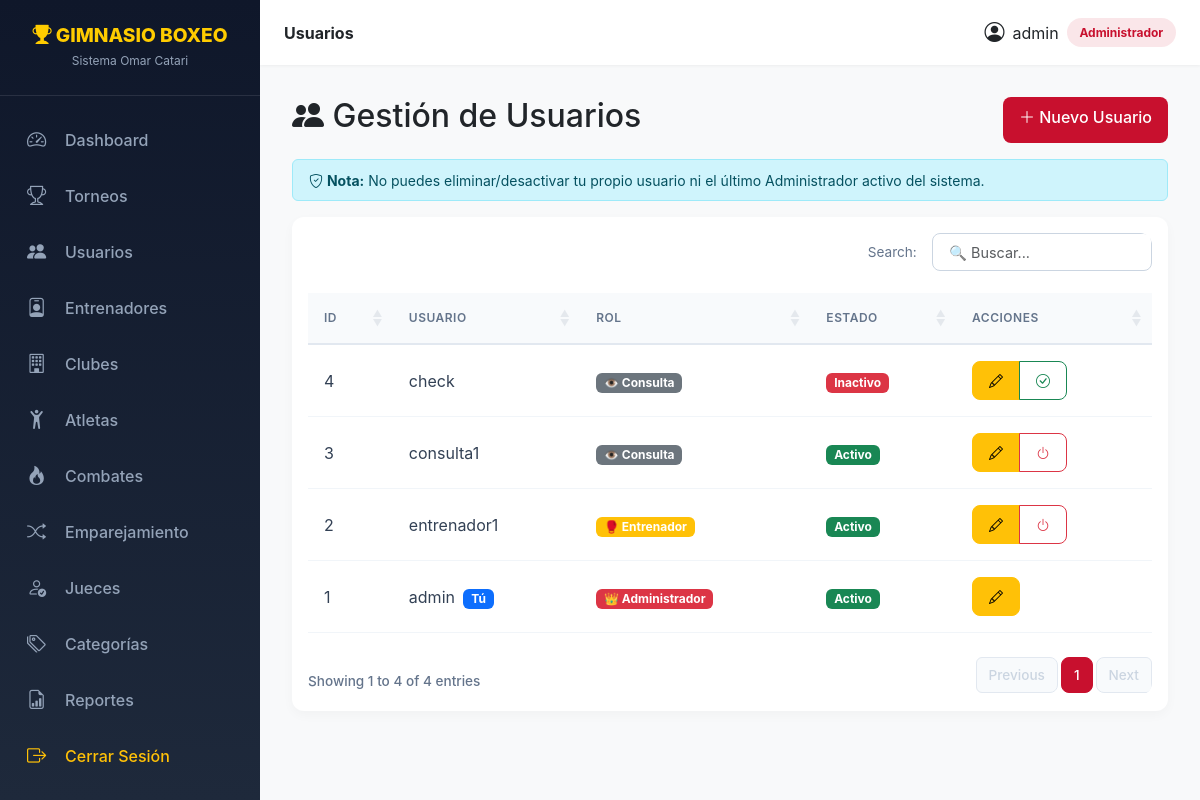
Screenshot of /index.php?c=usuarios&a=index (signed in) with the database file from the repository.
### tables this page shows
CREATE TABLE `usuarios` (
  `id_usuario` int NOT NULL,
  `username` varchar(50) NOT NULL,
  `password` varchar(255) NOT NULL,
  `rol` enum('Administrador','Entrenador','Consulta') NOT NULL,
  `activo` tinyint(1) DEFAULT '1',
  `created_at` timestamp NULL DEFAULT CURRENT_TIMESTAMP
);

### core/Controller.php (called while the page is built, shortened)
<?php
abstract class Controller {
    protected function view(string $vista, array $datos = [], string $layout = 'main'): void {
        extract($datos);
        $contenidoVista = __DIR__ . '/../views/' . $vista . '.php';
        include $contenidoVista;
    }
}

### controllers/UsuariosController.php (called while the page is built, shortened)
<?php
class UsuariosController extends Controller {
    public function index(): void {
        try {
            $usuarios = (new Usuario())->todos();
            $this->view('usuarios/index', compact('usuarios'));
        } catch (Exception $e) {
            error_log("[UsuariosController::index] " . $e->getMessage());
            $_SESSION['error'] = "Error al cargar la lista de usuarios";
            $this->redirect('index.php?c=dashboard&a=index');
        }
    }
}

### index.php (called while the page is built, shortened)
<?php
spl_autoload_register(function ($class) {
    $directorios = [
        'models' => __DIR__ . '/models/',
        'controllers' => __DIR__ . '/controllers/',
    ];
    foreach ($directorios as $tipo => $directorio) {
        $archivo = $directorio . $class . '.php';
        if (file_exists($archivo)) {
            return true;
        }
    }
    return false;
});
$accion = $_GET['a'] ?? 'login';
try {
    $ctrl = new $claseControlador();
    $ctrl->$accion();
} catch (Exception $e) {
    error_log("Error en el controlador: " . $e->getMessage());
    if (defined('DEBUG') && DEBUG === true) {
        die("Error: " . $e->getMessage());
    } else {
        die("Error interno del servidor. Por favor, contacte al administrador.");
    }
}

### core/Database.php (called while the page is built, shortened)
<?php
class Database {
    private static $instance = null;
    private function __construct() {
        try {
            $dsn = "mysql:host=".DB_HOST.";dbname=".DB_NAME.";charset=utf8mb4";
            $this->pdo = new PDO($dsn, DB_USER, DB_PASS, [
                PDO::ATTR_ERRMODE => PDO::ERRMODE_EXCEPTION,
                PDO::ATTR_DEFAULT_FETCH_MODE => PDO::FETCH_ASSOC,
            ]);
        } catch (PDOException $e) {
            die("Error de conexión: " . $e->getMessage());
        }
    }
    public static function getInstance(): PDO {
        if (self::$instance === null) {
            self::$instance = new self();
        }
        return self::$instance->pdo;
    }
}

### core/Model.php (called while the page is built, shortened)
<?php
abstract class Model {
    public function __construct() {
        $this->db = Database::getInstance();
    }
}

### models/Usuario.php (called while the page is built, shortened)
<?php
class Usuario extends Model {
    public function todos(): array {
        try {
            $sql = "SELECT id_usuario, username, rol, activo FROM usuarios ORDER BY id_usuario DESC";
            return $this->db->query($sql)->fetchAll();
        } catch (Exception $e) {
            $this->logError("Error en todos()", ['message' => $e->getMessage()]);
            return [];
        }
    }
}

### views/usuarios/index.php (the view, shortened to what this page needs)
<?php
$idActual = (int)($_SESSION['usuario']['id_usuario'] ?? 0);
?>
<div class="d-flex justify-content-between mb-3">
    <h2><i class="bi bi-people-fill"></i> Gestión de Usuarios</h2>
    <a href="?c=usuarios&a=form" class="btn btn-primary">
        <i class="bi bi-plus-lg"></i> Nuevo Usuario
    </a>
</div>
<div class="alert alert-info py-2">
    <small>
        <i class="bi bi-shield-check"></i>
        <strong>Nota:</strong> No puedes eliminar/desactivar tu propio usuario ni el último Administrador activo del sistema.
    </small>
</div>
<div class="card">
    <div class="card-body">
        <div class="table-responsive">
            <table class="table table-hover datatable">
                <thead class="table-dark">
                    <tr>
                        <th>ID</th>
                        <th>Usuario</th>
                        <th>Rol</th>
                        <th>Estado</th>
                        <th>Acciones</th>
                    </tr>
                </thead>
                <tbody>
                    <?php foreach($usuarios as $u):
                        $esMiUsuario = ($u['id_usuario'] == $idActual);
                    ?>
                    <tr>
                        <td><?= $u['id_usuario'] ?></td>
                        <td>
                            <?= htmlspecialchars($u['username']) ?>
                            <?php if ($esMiUsuario): ?>
                                <span class="badge bg-primary ms-1">Tú</span>
                            <?php endif; ?>
                        </td>
                        <td>
                            <?php
                            $colorRol = $u['rol'] === 'Administrador' ? 'danger' :
                                       ($u['rol'] === 'Entrenador' ? 'warning' : 'secondary');
                            ?>
                            <span class="badge bg-<?= $colorRol ?>">
                                <?php if ($u['rol'] === 'Administrador'): ?>👑<?php endif; ?>
                                <?php if ($u['rol'] === 'Entrenador'): ?>🥊<?php endif; ?>
                                <?php if ($u['rol'] === 'Consulta'): ?>👁️<?php endif; ?>
                                <?= htmlspecialchars($u['rol']) ?>
                            </span>
                        </td>
                        <td>
                            <?php if($u['activo']): ?>
                                <span class="badge bg-success">Activo</span>
                            <?php else: ?>
                                <span class="badge bg-danger">Inactivo</span>
                            <?php endif; ?>
                        </td>
                        <td>
                            <div class="btn-group btn-group-sm">
                                <a class="btn btn-sm btn-warning" href="?c=usuarios&a=form&id=<?= $u['id_usuario'] ?>">
                                    <i class="bi bi-pencil"></i>
                                </a>
                                <?php if (!$esMiUsuario): ?>
                                    <?php if($u['activo']): ?>
                                        <a class="btn btn-sm btn-outline-danger"
                                           onclick="return confirm('¿Desactivar al usuario &quot;<?= htmlspecialchars($u['username']) ?>&quot;?')"
                                           href="?c=usuarios&a=desactivar&id=<?= $u['id_usuario'] ?>">
                                            <i class="bi bi-power"></i>
                                        </a>
                                    <?php else: ?>
                                        <a class="btn btn-sm btn-outline-success"
                                           onclick="return confirm('¿Activar al usuario &quot;<?= htmlspecialchars($u['username']) ?>&quot;?')"
                                           href="?c=usuarios&a=activar&id=<?= $u['id_usuario'] ?>">
                                            <i class="bi bi-check-circle"></i>
                                        </a>
                                    <?php endif; ?>
                                <?php endif; ?>
                            </div>
                        </td>
                    </tr>
                    <?php endforeach; ?>
                </tbody>
            </table>
        </div>
    </div>
</div>

### public/css/style.css (style rules this page uses)
:root { --primary: #c8102e; --primary-dark: #8b0a1f; --accent: #ffcc00; --dark: #0f172a; --gray: #1e293b; --light: #f8fafc; --sidebar-width: 260px; --topbar-height: 65px; }
body { background-color: var(--light); font-family: 'Inter', 'Segoe UI', Roboto, sans-serif; margin: 0; padding: 0; overflow-x: hidden; display: flex; min-height: 100vh; }
.card { border: none; border-radius: 12px; box-shadow: 0 4px 12px rgba(0,0,0,0.03); background: #fff; margin-bottom: 1.5rem; transition: transform 0.2s ease, box-shadow 0.2s ease; }
.btn { border-radius: 8px; font-weight: 500; padding: 0.5rem 1rem; transition: all 0.2s; }
.btn-primary { background: var(--primary); border: none; }
.table-responsive { border-radius: 12px; overflow: hidden; }
.table { margin-bottom: 0; }
.table thead th { background: #f8fafc; color: #64748b; font-weight: 600; text-transform: uppercase; font-size: 0.75rem; letter-spacing: 0.5px; border-bottom: 2px solid #e2e8f0; padding: 1rem; }
.table tbody td { padding: 1rem; vertical-align: middle; color: #334155; border-bottom: 1px solid #f1f5f9; }

### rows the page displays
usuarios: id_usuario "4", username "check", rol "Consulta", activo "Inactivo"
usuarios: id_usuario "3", username "consulta1", rol "Consulta", activo "Activo"
usuarios: id_usuario "2", username "entrenador1", rol "Entrenador", activo "Activo"
usuarios: id_usuario "1", username "admin", shows "Tú", rol "Administrador", activo "Activo"

### other values shown
$_SESSION['usuario']['username'] "admin"
$rol "Administrador"
